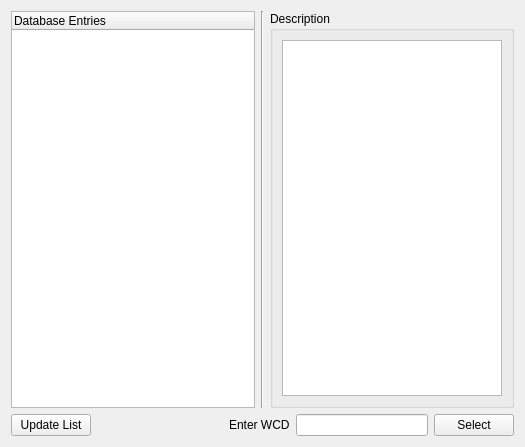
<?xml version="1.0" encoding="UTF-8"?>
<ui version="4.0">
 <class>DatabaseBrowser</class>
 <widget class="QWidget" name="DatabaseBrowser">
  <property name="geometry">
   <rect>
    <x>0</x>
    <y>0</y>
    <width>525</width>
    <height>447</height>
   </rect>
  </property>
  <property name="windowTitle">
   <string>Form</string>
  </property>
  <layout class="QVBoxLayout" name="verticalLayout_2">
   <item>
    <layout class="QHBoxLayout" name="horizontal_layout_panes">
     <item>
      <widget class="QTreeWidget" name="tree_widget_db_entries">
       <property name="sizePolicy">
        <sizepolicy hsizetype="Expanding" vsizetype="Expanding">
         <horstretch>0</horstretch>
         <verstretch>0</verstretch>
        </sizepolicy>
       </property>
       <property name="horizontalScrollBarPolicy">
        <enum>Qt::ScrollBarAlwaysOff</enum>
       </property>
       <property name="sizeAdjustPolicy">
        <enum>QAbstractScrollArea::AdjustToContentsOnFirstShow</enum>
       </property>
       <column>
        <property name="text">
         <string>Database Entries</string>
        </property>
       </column>
      </widget>
     </item>
     <item>
      <widget class="Line" name="line">
       <property name="orientation">
        <enum>Qt::Vertical</enum>
       </property>
      </widget>
     </item>
     <item>
      <widget class="QGroupBox" name="group_box_description">
       <property name="title">
        <string>Description</string>
       </property>
       <layout class="QVBoxLayout" name="verticalLayout">
        <item>
         <widget class="QTextEdit" name="text_edit_description">
          <property name="sizeAdjustPolicy">
           <enum>QAbstractScrollArea::AdjustToContents</enum>
          </property>
          <property name="readOnly">
           <bool>true</bool>
          </property>
         </widget>
        </item>
       </layout>
      </widget>
     </item>
    </layout>
   </item>
   <item>
    <layout class="QHBoxLayout" name="horizontal_layout_buttons">
     <item>
      <widget class="QPushButton" name="push_button_update">
       <property name="text">
        <string>Update List</string>
       </property>
      </widget>
     </item>
     <item>
      <spacer name="horizontal_spacer">
       <property name="orientation">
        <enum>Qt::Horizontal</enum>
       </property>
       <property name="sizeHint" stdset="0">
        <size>
         <width>40</width>
         <height>20</height>
        </size>
       </property>
      </spacer>
     </item>
     <item>
      <widget class="QLabel" name="WCD_Label">
       <property name="text">
        <string>Enter WCD</string>
       </property>
      </widget>
     </item>
     <item>
      <widget class="QLineEdit" name="WorkCD_lineEdit"/>
     </item>
     <item>
      <widget class="QPushButton" name="push_button_select">
       <property name="text">
        <string>Select</string>
       </property>
      </widget>
     </item>
    </layout>
   </item>
  </layout>
 </widget>
 <resources/>
 <connections/>
</ui>
